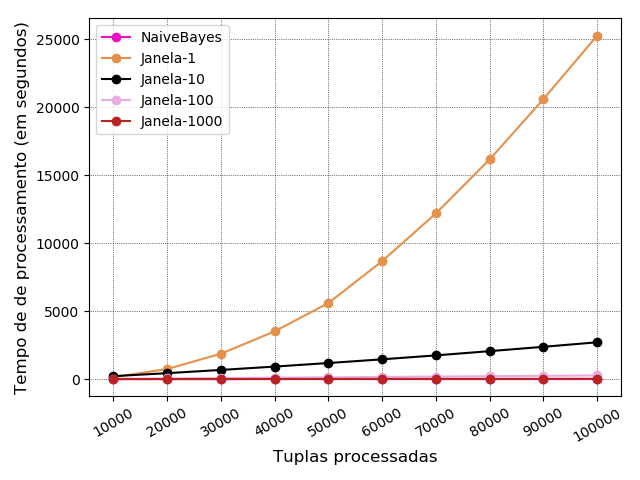

Source code (Python):
import matplotlib.pyplot as plt
import numpy as np

#x = np.arange(10)
x = np.arange(500)

#plt.gca().set_color_cycle(['red', 'green', 'blue', 'yellow'])
plt.gca().set_color_cycle(['blue'])

plt.plot([10000,20000,30000,40000,50000,60000,70000,80000,90000,100000], [0.05,0.10,0.14,0.18,0.23,0.27,0.31,0.35,0.39,0.43], marker="o", color='#ee0fc3')
plt.plot([10000,20000,30000,40000,50000,60000,70000,80000,90000,100000], [142.31,743.20,1866,3510.70,5594.10,8671.34,12179.85,16147.82,20576.01,25248.78],  marker="o", color='#e5914b')
plt.plot([10000,20000,30000,40000,50000,60000,70000,80000,90000,100000], [217.60,438.36,673.99,921.25,1181.84,1455.26,1743.86,2056.42,2374.74,2706.48],  marker="o", color='#000000')
plt.plot([10000,20000,30000,40000,50000,60000,70000,80000,90000,100000], [25.91,51.97,78.69,105.69,132.73,160.10,187.61,215.27,243.11,271.30],  marker="o", color='#e7ade3')
plt.plot([10000,20000,30000,40000,50000,60000,70000,80000,90000,100000], [2.36,4.72,7.12,9.55,12.04,14.58,17.19,19.88,22.59,25.39],  marker="o", color='#ba2323')



#plt.legend(['NB', 'y = 2x', 'y = 3x', 'y = 4x'], loc='upper left')
plt.legend(['NaiveBayes', 'Janela-1', 'Janela-10', 'Janela-100',  'Janela-1000'], loc='upper left')

plt.grid(color='k', linestyle=':', linewidth=0.5)

plt.xticks(np.arange(10000, 110000, step=10000))
plt.yticks(np.arange(0, 30000, step=5000))
plt.xticks(rotation=30)

plt.xlabel('Tuplas processadas', fontsize=12)
plt.ylabel('Tempo de de processamento (em segundos)', fontsize=12)
plt.tight_layout()

#plt.show()
plt.savefig('time_incremental_drift_mk.png')
